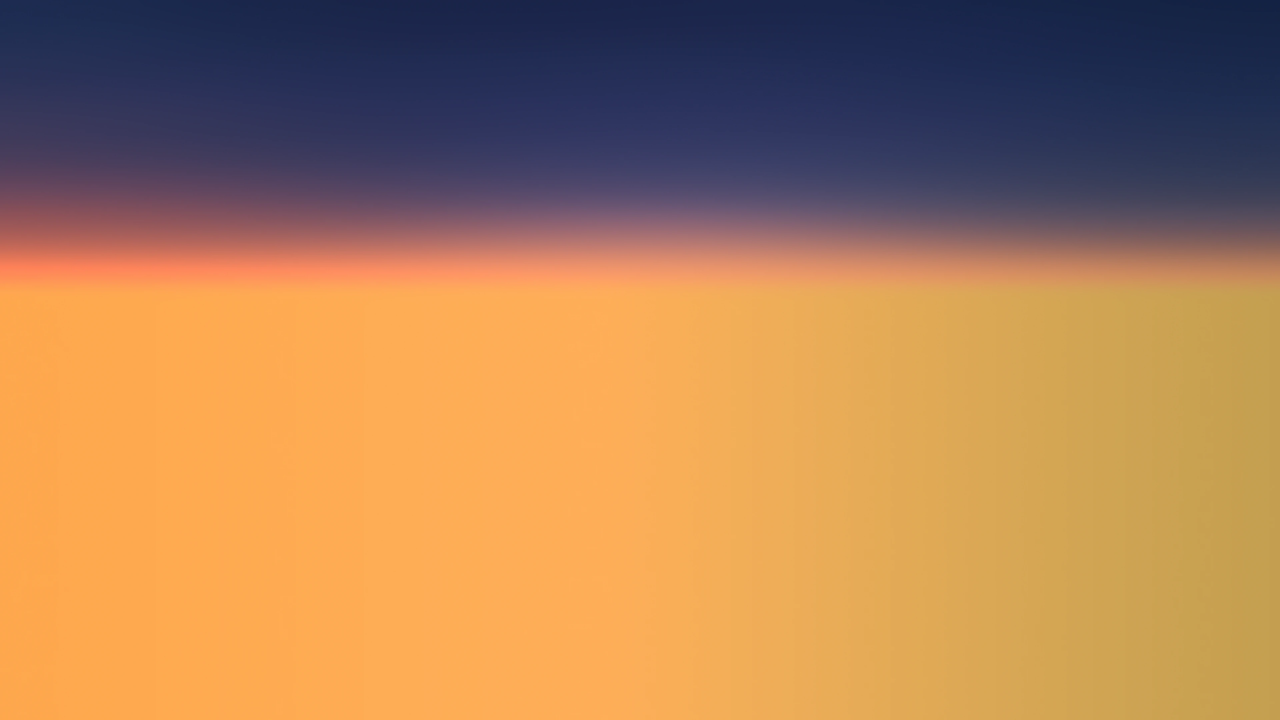
#> input picture resources/plates/fireflies/layer-a-sky.webp, 3840 x 2160 px (shown at 1/3 size)
$ python render_plates.py
#> lines starting #> are read from the running program, lines starting #| are printed output that depends on the picture
### tools/render_sky.py
#!/usr/bin/env python3
"""CPU reference for the Aurora, Stars, Fireflies, and Snow wallpapers.

Matches PSAurora / PSStarfield. Noise is the same 256^2 R8 lattice the GPU
samples with one Hermite-adjusted bilinear fetch. The grade pass saturates
before the 2.2 encode, and a night preset uses 0.85 (the most nightAmount
ever applies). Effects tonemap with 1 - exp(-1.1 c) before the grade.
"""

import argparse
import os

import numpy as np
from PIL import Image

W0, H0 = 1920, 1080


def frac(x):
    return x - np.floor(x)


def lerp(a, b, t):
    return a + (b - a) * t


# [5 lines left out: function smoothstep, not called in this run]


def saturate(x):
    return np.clip(x, 0.0, 1.0)


def hash12(x, y):
    p3x = frac(x * 0.1031)
    p3y = frac(y * 0.1031)
    p3z = frac(x * 0.1031)
    d = p3x * (p3y + 33.33) + p3y * (p3z + 33.33) + p3z * (p3x + 33.33)
    p3x = p3x + d
    p3y = p3y + d
    p3z = p3z + d
    return frac((p3x + p3y) * p3z)


def hash22(x, y):
    return hash12(x, y), hash12(x + 19.1, y + 7.7)


_ix = np.arange(256, dtype=np.float32)
_gx, _gy = np.meshgrid(_ix, _ix, indexing="xy")
_NOISE = np.round(hash12(_gx, _gy) * 255.0).astype(np.float32) / 255.0


# [30 lines left out: functions vnoise, fbm, not called in this run]


def fbm2(x, y):
    return fbm(x, y, 2)


def fbm3(x, y):
    return fbm(x, y, 3)


def vnoise1(x):
    return vnoise(x, np.full_like(np.asarray(x, dtype=np.float32), 0.37))


# [12 lines left out: functions ridged, star_color, not called in this run]


def hex_rgb(v):
    return np.array([(v >> 16) & 255, (v >> 8) & 255, v & 255], dtype=np.float32) / 255.0


# [668 lines left out: functions tonemap, grade, add_stars, add_radial, add_haze, milky and 15 more, not called in this run]


def presets():
    night = (1.0, 1.0, 0.18, False)
    stars = {
        "still-night": (0.28, 1.15, 0.40, 0.16, 0.0, 0.0, 0xF3F6FF, (1.0, 1.0, 0.18, False)),
        "milky-way": (0.18, 1.55, 0.28, 0.05, 0.0, 0.0, 0xFFF6E8, (0.92, 0.9, 0.34, True)),
        "nebula": (0.30, 0.85, 0.32, 0.85, 0.0, 0.0, 0xD9C6FF, (1.0, 1.2, 0.28, False)),
        "warp": (1.7, 0.62, 0.12, 0.10, 0.92, 0.06, 0xE7F0FF, (1.05, 1.05, 0.20, False)),
    }
    aurora = {
        "classic": (0.32, 0.72, 0.82, True, False, 0x3CFF78, 0xFF4B7A, night),
        "magenta": (0.36, 0.66, 0.60, True, False, 0xFF5FA2, 0xB44CFF, (1.0, 1.25, 0.24, False)),
        "polar": (0.24, 0.78, 0.70, True, False, 0x86FFE0, 0x6A4BFF, (0.96, 1.1, 0.30, False)),
        "horizon": (0.26, 0.85, 0.48, True, True, 0x3CFF78, 0xFF4B7A, (0.92, 1.0, 0.36, True)),
    }
    fireflies = {
        "summer-dusk": (0.32, 1.0, 0.55, 0.35, 0.45, 0xD2F26A, (1.0, 1.05, 0.28, False)),
        "deep-woods": (0.22, 0.72, 0.82, 0.0, 0.95, 0xB6E86A, (0.82, 0.95, 0.42, True)),
        "meadow": (0.38, 1.45, 0.32, 0.9, 0.12, 0xE8FF8A, (1.05, 1.15, 0.20, False)),
    }
    snow = {
        "night-sky": (0.40, 1.0, 0.22, 0, 0xF7F8FF, (1.0, 1.0, 0.22, False)),
        "pine-forest": (0.48, 1.15, 0.38, 1, 0xF4F7FF, (0.96, 0.9, 0.30, True)),
        "window": (0.28, 0.75, 0.10, 2, 0xFFF4E4, (1.0, 1.05, 0.18, False)),
    }
    return stars, aurora, fireflies, snow


# [40 lines left out: function main, not called in this run]


# [2 lines that do not run on import are left out]

### tools/render_plates.py
"""Stills of the shipped photoreal plates with the effect drawn in the right depth.

Not used by --check. The procedural scenes stay the regression fixtures.
"""

import math
import os

import numpy as np
from PIL import Image

from night_scene import _snow_one, add_fireflies, px_grid
from render_sky import (
    add_stars,
    aurora_ribbons,
    grade,
    hex_rgb,
    lerp,
    meteor,
    paint_band,
    saturate,
    smoothstep,
    tonemap,
    vnoise,
)

ROOT = os.path.join(os.path.dirname(os.path.dirname(os.path.abspath(__file__))), "resources", "plates")
LAYERS = ("layer-a-sky", "layer-b-mountains", "layer-c-mid", "layer-d-foreground")
DEPTH = (0.22, 0.55, 1.05, 1.75)
# Matches plateSampleUv in Shaders.h. Keeps the largest drift inside the photo.
OVERSCAN = 1.06


def snap_and_desat(arr, aurora):
    rgb = arr[:, :, :3].astype(np.float32)
    a = arr[:, :, 3].astype(np.float32)
    a = np.where(a >= 250.0, 255.0, a)
    if aurora:
        r, g, b = rgb[:, :, 0], rgb[:, :, 1], rgb[:, :, 2]
        mx = np.maximum(np.maximum(r, g), b)
        mn = np.minimum(np.minimum(r, g), b)
        sat = (mx - mn) / np.maximum(mx, 1.0)
        luma = 0.2126 * r + 0.7152 * g + 0.0722 * b
        neutral = (r + g + b) / 3.0
        teal = (g > r + 6.0) & (b > r + 6.0) & (sat > 0.08) & (a > 0) & (mx >= 8.0)
        t = np.clip((luma - 40.0) / 140.0, 0.0, 1.0)
        t = t * t * (3.0 - 2.0 * t)
        k = np.where(teal, 0.38 + 0.45 * t, 0.0)
        rgb[:, :, 0] = r + (neutral - r) * k
        rgb[:, :, 1] = g + (neutral - g) * k
        rgb[:, :, 2] = b + (neutral - b) * k
    return np.clip(rgb, 0.0, 255.0), a


def load_layers(effect, w, h, aurora):
    out = []
    for name in LAYERS:
        im = Image.open(os.path.join(ROOT, effect, name + ".webp")).convert("RGBA")
        im = im.resize((w, h), Image.Resampling.LANCZOS)
        rgb, alpha = snap_and_desat(np.asarray(im), aurora)
        lin = np.power(rgb / 255.0, 2.2).astype(np.float32)
        out.append((np.transpose(lin, (2, 0, 1)), (alpha / 255.0).astype(np.float32)))
    return out


# [41 lines left out: functions plate_shift, sample_uv, bilinear, sample_layer, not called in this run]


def over(col, rgb, alpha):
    for c in range(3):
        col[c] = col[c] * (1.0 - alpha) + rgb[c] * alpha


# [25 lines left out: functions cover, encode_linear, not called in this run]


def sky_of(layers, time, w, h, view=(0.0, 0.0)):
    rgb, _alpha = sample_layer(layers[0], 0, time, w, h, view)
    return rgb


def render_fireflies(w, h, time, view=(0.0, 0.0)):
    layers = load_layers("fireflies", w, h, False)
    x, y = px_grid(w, h)
    tint = lerp(hex_rgb(0xD2F26A), np.array([1.0, 0.58, 0.20], np.float32), 0.62)
    fx = np.zeros((3, h, w), np.float32)
    mask = np.zeros((h, w), np.float32)
    add_fireflies(fx, x, y, w, h, time, 0.32, 1.0, tint, 0.50, 0.64, 18.0, "far", mask, halo_scale=1.5)
    add_fireflies(fx, x, y, w, h, time, 0.32, 1.0, tint, 0.54, 0.72, 20.0, "mid", mask, halo_scale=1.5)
    add_fireflies(fx, x, y, w, h, time, 0.32, 1.0, tint, 0.60, 0.78, 3.0, "near", mask, halo_scale=1.5)
    # add_fireflies mixes toward a linear white. Treat the sum as the pre-grade glow.
    sky = sky_of(layers, time, w, h, view)
    col = sky.copy()
    rgb, alpha = sample_layer(layers[1], 1, time, w, h, view)
    over(col, rgb, alpha)
    rgb, alpha = sample_layer(layers[2], 2, time, w, h, view)
    over(col, rgb, alpha)
    glow = np.power(np.clip(tonemap(fx), 0.0, 1.0), 2.2)
    col += glow
    rgb, alpha = sample_layer(layers[3], 3, time, w, h, view)
    over(col, rgb, alpha)
    return encode_linear(col, w, h, (1.0, 1.05, 0.28, False))


# [77 lines left out: functions render_snow, render_stars, render_aurora, not called in this run]


def main():
    import argparse

    ap = argparse.ArgumentParser()
    ap.add_argument("--out", default="/tmp/plates-stills")
    ap.add_argument("--scale", type=float, default=1.0)
    args = ap.parse_args()
    w = max(16, int(1920 * args.scale))
    h = max(16, int(1080 * args.scale))
    os.makedirs(args.out, exist_ok=True)
    from render_sky import presets

    stars, _aurora, _flies, _snow = presets()
    jobs = [
        ("fireflies-summer-dusk", lambda: render_fireflies(w, h, 4.2)),
        ("snow-pine-forest", lambda: render_snow(w, h, 3.1)),
        ("stars-still-night", lambda: render_stars(w, h, 0.48, stars["still-night"])),
        ("stars-milky-way", lambda: render_stars(w, h, 0.48, stars["milky-way"])),
        ("aurora-classic", lambda: render_aurora(w, h, 6.5)),
    ]
    for name, fn in jobs:
        print(f"rendering {name} {w}x{h}", flush=True)
        img = fn()
        path = os.path.join(args.out, name + ".png")
        Image.fromarray(img, "RGB").save(path, optimize=True)
        print(f"  wrote {path}", flush=True)
#> this loop made 1 pass
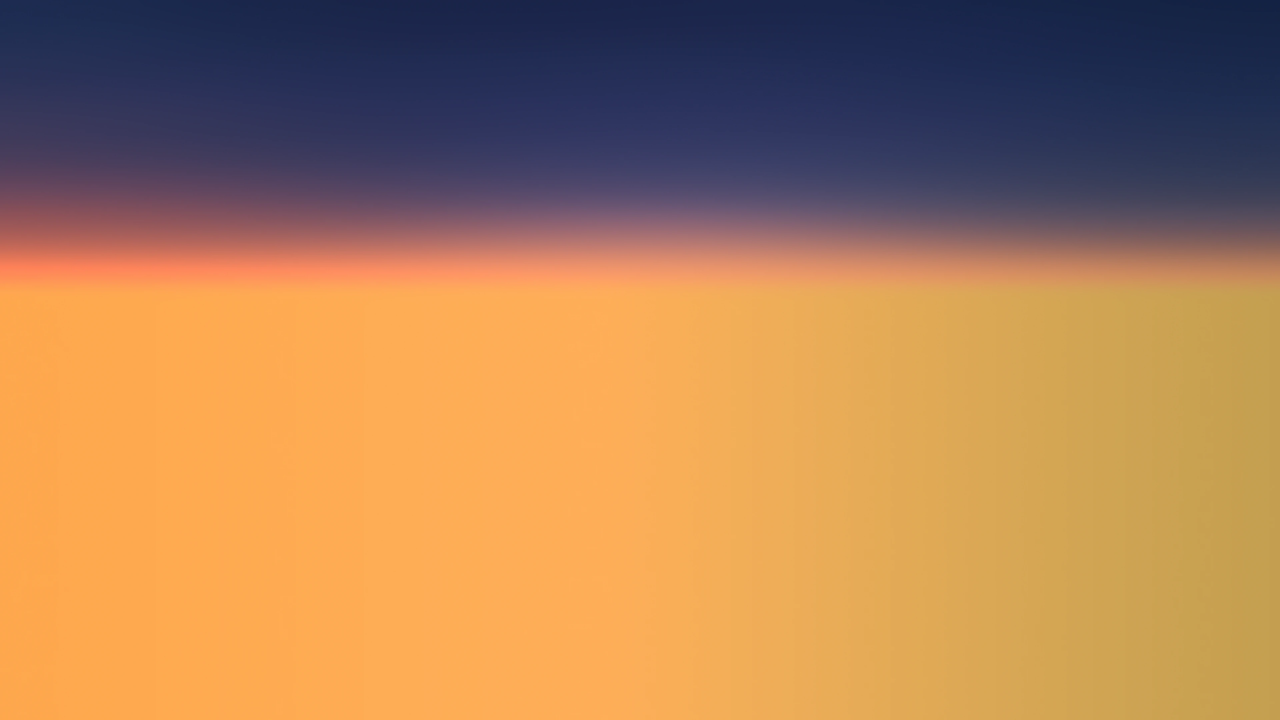
#> input picture resources/plates/fireflies/layer-a-sky.webp, 3840 x 2160 px (shown at 1/3 size)
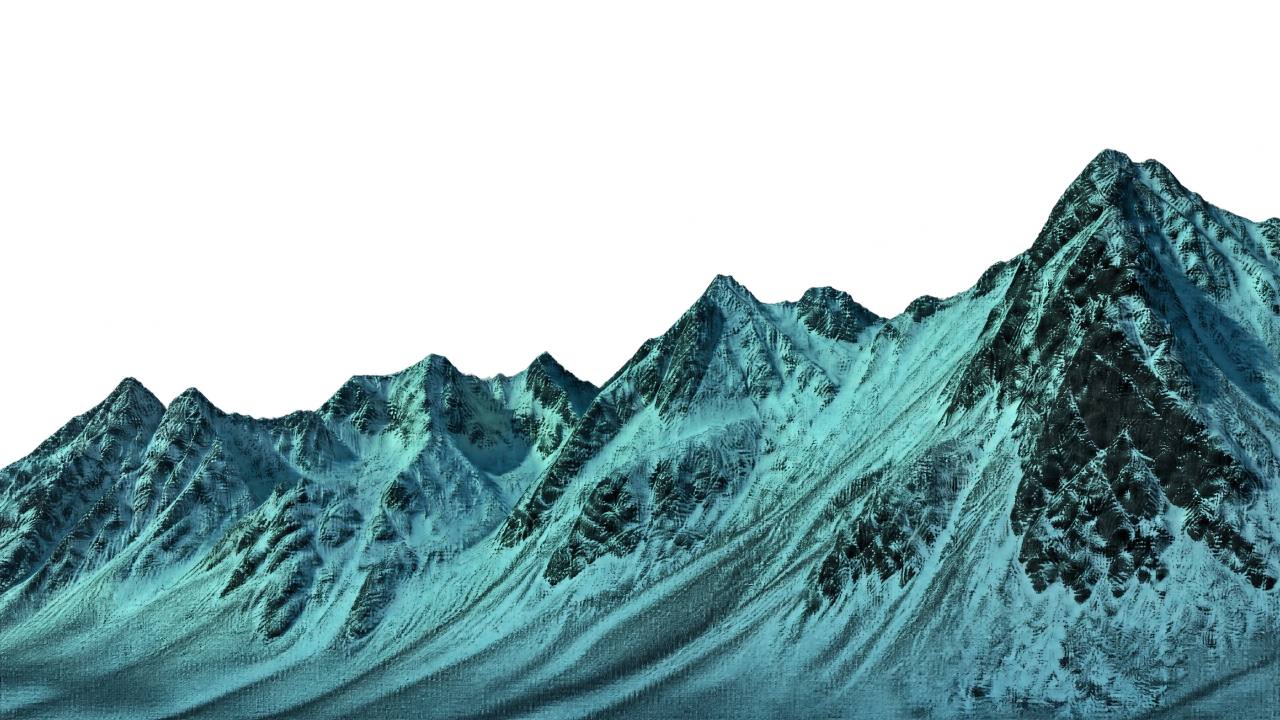
#> input picture resources/plates/aurora/layer-b-mountains.webp, 3840 x 2160 px, found by its file name (shown at 1/3 size)
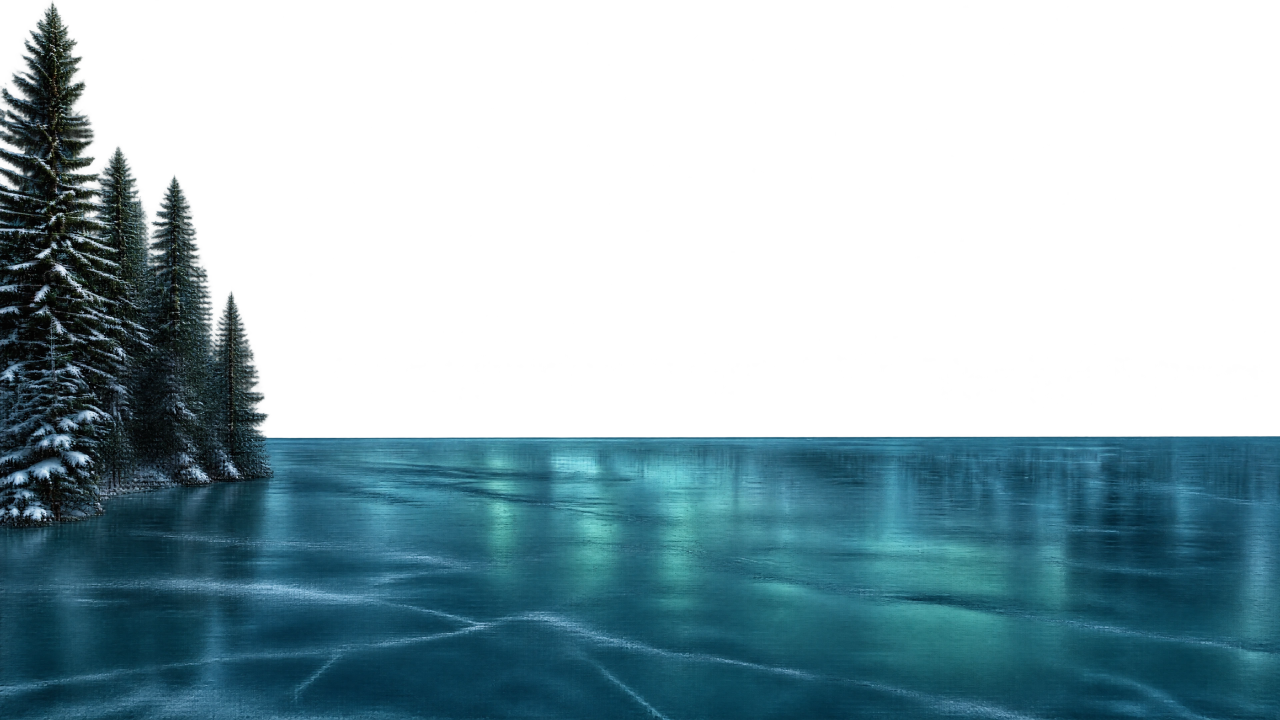
#> input picture resources/plates/aurora/layer-c-mid.webp, 3840 x 2160 px, found by its file name (shown at 1/3 size)

    # Foreground drift peaks. Cursor look is pushed the same way, which is the
    # largest sample offset the shader can produce.
    phase = 3 * 0.7
    def t_for(target):
        ang = (target - phase) / 2.0
        return (ang / math.tau * 3600.0) % 3600.0

    extremes = []
    for label, target in (("drift-left", -math.pi / 2.0), ("drift-right", math.pi / 2.0)):
        t = t_for(target)
        sx, sy = plate_shift(3, t, (0.0, 0.0))
        view = (0.045 if sx >= 0.0 else -0.045, -0.035 if sy >= 0.0 else 0.035)
        for which in range(4):
            _u, _v, umin, umax, vmin, vmax = sample_uv(which, t, w, h, view)
            print(f"  {label} layer {which} u {umin:.4f}..{umax:.4f} v {vmin:.4f}..{vmax:.4f}", flush=True)
            if umin < 0.004 or umax > 0.996 or vmin < 0.004 or vmax > 0.996:
                raise SystemExit(f"overscan missed the edge at {label} layer {which}")
        extremes.append((label, t, view))
    for label, t, view in extremes:
        for name, fn in (
            ("fireflies-summer-dusk", lambda t=t, view=view: render_fireflies(w, h, t, view)),
            ("aurora-classic", lambda t=t, view=view: render_aurora(w, h, t, view)),
        ):
            print(f"rendering {name}-{label} t={t:.2f} view={view}", flush=True)
            img = fn()
            path = os.path.join(args.out, f"{name}-{label}.png")
            Image.fromarray(img, "RGB").save(path, optimize=True)
            print(f"  wrote {path}", flush=True)


if __name__ == "__main__":
#> (the run stopped early here; a loop or call above may not have finished)
